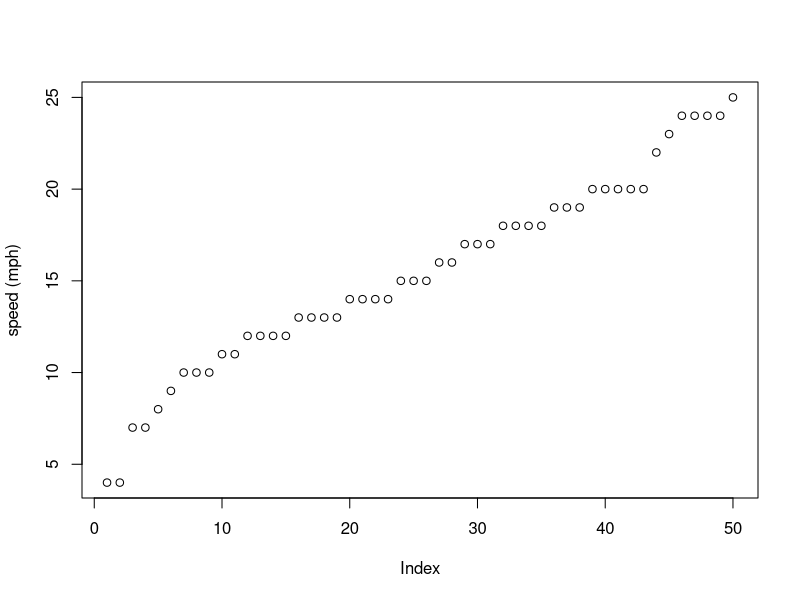
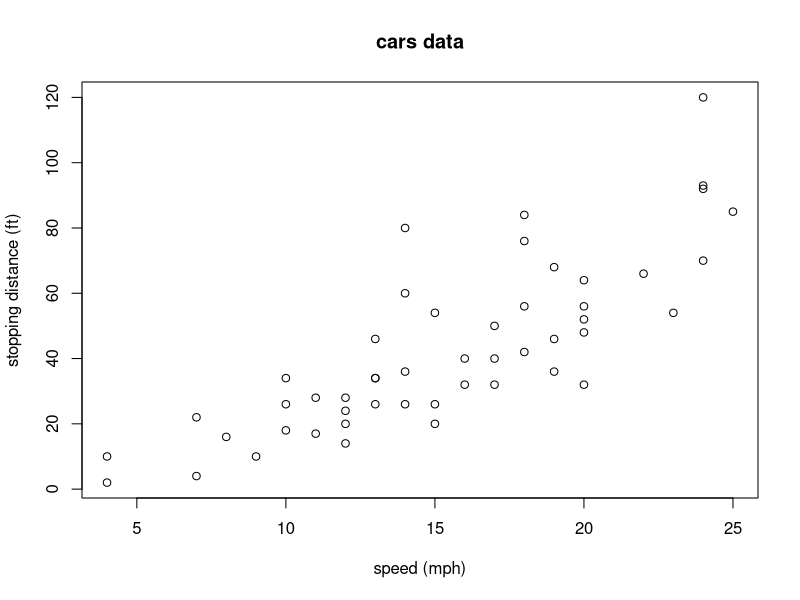
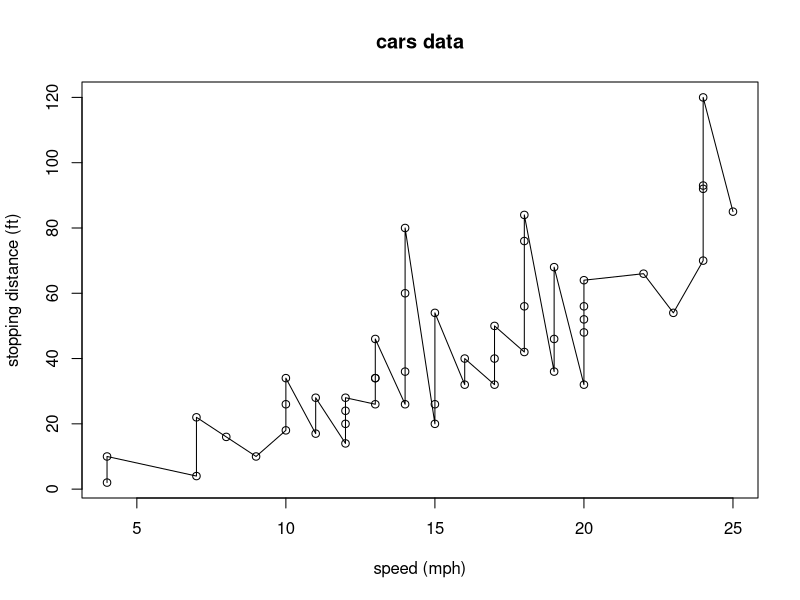

These charts were generated, in order, by the following R code: (Note: this script raises an error after producing the figures.)
## ---- chunk 1
knitr::opts_chunk$set(echo = TRUE)
## ---- chunk 2

# `matrix()` constructs a matrix
# `byrow` indicates whether to fill by row (left to right, default = FALSE), or by column (top to bottom)

# organized by row (left to right)
my_mat1 <- matrix(1:16, nrow = 4, ncol = 4, byrow = TRUE) 

# organized by column
my_mat2 <- matrix(1:16, nrow = 4, ncol = 4, byrow = FALSE)

# `diag( c(1,2,3,4) )` would create a diagonal matrix
my_mat3 <- diag(c(1,2,3,4))

# or, create a 2x2 identity matrix using `diag(2)`
my_mat4 <- diag(2)

## ---- chunk 3

# contsruct the matrix
x <- matrix(c(2,1,3,4), nrow = 2, ncol = 2, byrow = TRUE)

# transpose a matrix
y <- t(x)

# matrix multiplication of x and y
x %*% y

# inverse of matrix x
z <- solve(x)

# matrix multiplication of x and inverse x
x %*% solve(x)
## if we get a weird rounding number here, use `round()`

## ---- chunk 4
# construct the matrix
new_mat1 <- matrix(1:16, nrow = 4, ncol = 4, byrow = TRUE)

# select the single element living at coordinates (2,3), or row 2, column 3
new_mat1[2,3]

# select a vector of elements, those living at (2,3), (3,3), and (4,3) or the entire 3rd column
new_mat1[2:4,3]

# select a submatrix of the original matrix
new_mat1[2:4, 2:3]

# if we don't supply an index to the second argument, it will return all indices
new_mat1[2:4,]

## ---- chunk 5
# construct an array with dimension 2x4x2, each element filled with 1
my_array <- array(1, dim=c(2,4,2))
my_array

# extract the (1,2,2)th element of the array, which is 1.
my_array[1,2,2]

## ---- chunk 6

# constructing a data frame using `data.frame()`
## create the variable vectors with associated observations
p.height <- c(180, 155, 160, 167, 181)
p.weight <- c(65, 50, 52, 58, 70)
p.names <- c("Joanna", "Charlotte", "Helen", "Karen", "Amy")

## using the `data.frame()`, we're passing the name of the variable to the data frame
dataf <- data.frame(height = p.height, weight = p.weight, names = p.names)

# `colnames()` will tell us the variables (names) of the columns
colnames(dataf)
# `rownames()` will tell us the number of observations/records in the dataframe
rownames(dataf)

# we can change the names of the columns/rows
rownames(dataf) <- p.names

## ---- chunk 7
# create dataframes 1 and 2
df1 <- data.frame(id = 1:4, height = c(120, 150, 132, 122), weight =
c(44, 56, 49, 45))
df2 <- data.frame(id = 5:6, height = c(119, 110), weight = c(39, 35))

# append additional rows to a new dataframe
df_rcomb <- rbind(df1, df2)

# append additional columns to a new dataframe
df3 <- data.frame(id = 1:4, height = c(120, 150, 132, 122), weight =
c(44, 56, 49, 45))
df4 <- data.frame(location = c("UK", "CZ", "CZ", "UK"))
df_ccomb <- cbind(df3, df4)

# starting from an empty dataframe
df_example <- data.frame()
df_example <- rbind(df_example, df1)

## ---- chunk 8
# convert a numeric vector (below) as a factor vector with the levels vector `c("1","2","3")`, using `as.factor()`
# the levels vector is the character version of the unique set of values of the original vector, sorted into increasing order of it.
as.factor(c(3,1,2,1,2,3,2,1))

# using `factor()`
factor(c(3,1,2,1,2,3,2,1))

# or, we can use the `as.factor()` function with character values
as.factor(c("small", "medium", "large"))

# we can sort by the factor using `sort()` function
fact_x <- as.factor(c(3,1,2,1,2,3,2,1))
sort(fact_x)

# `order()` function will tell you the index, or location, of the elements, based on their factor, in the vector
order(fact_x)
## ---- chunk 9

# construct a new factor vector from a numeric vector, and manually specify the levels of the factor as "2", "1", "3"
factor(c(1,1,1,2,2,3,3,3), levels = c(2,1,3))

# if we have too many levels than there are matching observations, it won't do anything
factor(c(1,1,1,2,2,3,3,3), levels = c(2,1,3,4))

# if we don't specify enough levels for the number of observations, it will provide NAs for the observations not specified
factor(c(1,1,1,2,2,3,3,3), levels = c(2,1))

## ---- chunk 10
# Import the base dataset “speed and stopping distances of cars”. Run ?cars for the description.
(data(cars))

# Scatterplot of the speed vector.
plot(cars$speed, ylab = "speed (mph)")

# Scatterplot of the distance vector against the speed vector.
plot(x=cars$speed, y=cars$dist, xlab="speed (mph)", ylab="stopping distance (ft)", main="cars data")

# Scatterplot of the distance vector against the speed vector, with lines connecting the data points.
plot(x=cars$speed, y=cars$dist, type="o", xlab="speed (mph)", ylab="stopping distance (ft)", main="cars data")

# If we fit a linear model, the fitted line is y = −17.579 + 3.932x. Add the straight lines `y = −17.579 + 3.932x` to the plot.
lm(cars$dist~speed$dist)
abline(a=-17.579, b=3.932, col = "red", lty = 2)

## ---- chunk 11

# frequency histogram of the distance vector
hist(cars$dist)

# frequency histogram of the distance vector, with breakpoints manually specified as 0,10...120
hist(cars$dist, breaks = seq(from = 0, to = 120, by = 10))

# probability density histogram of the distance vector
hist(cars$dist, freq=FALSE)

# add a kernal density curve on the probability density histogram.
# we can also use the `lines()` function to add various kinds of lines to a plot

## ---- chunk 12

# create a boxplot of the distance vector
boxplot(cars$dist)

# first, determine the mean speed `mean(cars$speed)`, determine where cars$speed is greater than the mean speed `cars$speed > mean(cars$speed)`, convert that result from a logical TRUE/FALSE to a numeric vector `as.numeric(cars$speed > mean(cars$speed))`, then group based on that and append it to the cars2 df:
cars2 <- cbind(cars, groups = as.numeric(cars$speed > mean(cars$speed)))

# create a boxplot of the new cars2 df, distance grouped by new group vector (speeding greater than average or not)

